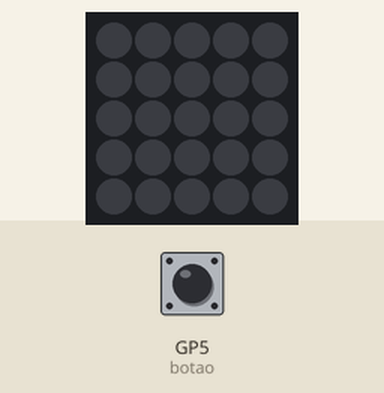
Simulated run of this program. Board: Raspberry Pi Pico running MicroPython. Parts: 5×5 RGB LED matrix. The test bench sets the inputs (shaded band); at power-on: GP5 (botao) HIGH. Dim RGB values are drawn brighter than linear; the 25 LEDs are laid out as on the BitDogLab board (LED 0 bottom right, every second row reversed).

Above: at 1.2 s.
1.3 s: GP5 (botao) pulled LOW for 0.15 s
At 1.37 s:
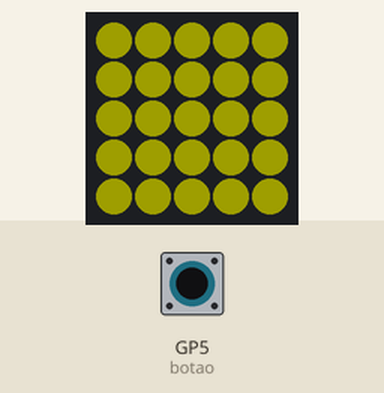
2.9 s: GP5 (botao) pulled LOW for 3.2 s
Timing chart, 0 to 5.9 s (numbered marks = the images above; inputs shaded):
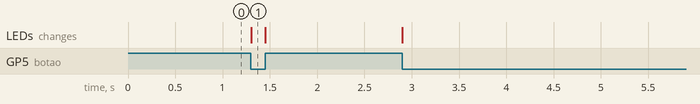

The program:

09_botao_acende.py
```python
from machine import Pin
import neopixel

botao = Pin(5, Pin.IN, Pin.PULL_UP)
np = neopixel.NeoPixel(Pin(7), 25)

while True:
    cor = (30, 30, 0) if botao.value() == 0 else (0, 0, 0)
    for i in range(25):
        np[i] = cor
    np.write()
```

Measured:
- after the input at 1.3 s, the LEDs: change at once (image 1)
